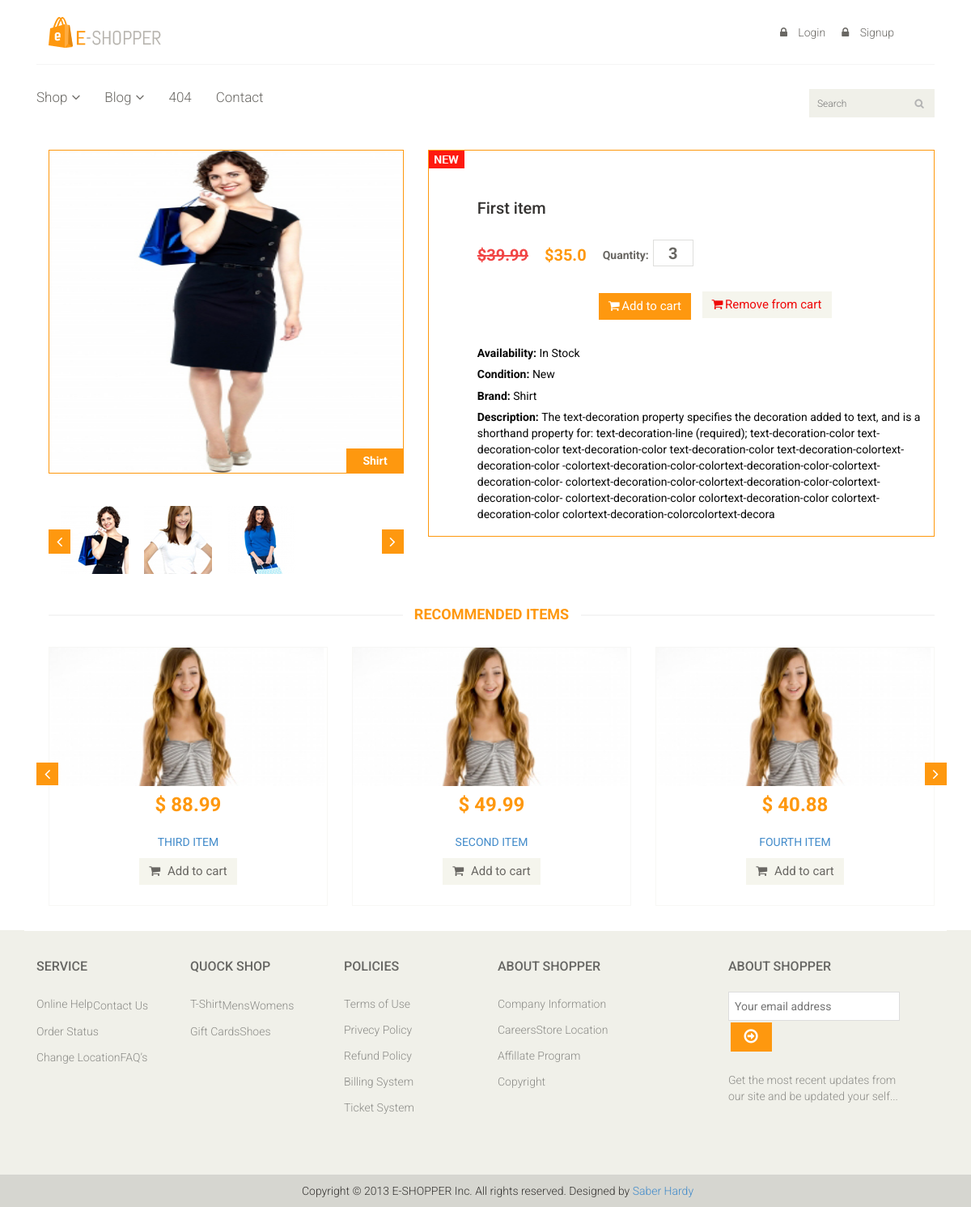
Page /detail/test-product-1/ on the committed database.
### eshop_app/models.py (models this page shows, shortened)
class Item(models.Model):
    title = models.CharField(max_length=100)
    price = models.FloatField()
    discount_price = models.FloatField(blank=True, null=True)
    category = models.CharField(max_length=100, choices=CATEGORY_CHOICES)
    label = models.CharField(max_length=100, choices=LABEL_CHOICES)
    slug = models.SlugField()
    description = models.TextField()
    def get_add_to_cart_url(self):
        return reverse("shopapp:add_to_cart", kwargs={
            'slug': self.slug
        })
    def get_remove_from_cart(self):
        return reverse("shopapp:remove_from_cart", kwargs={
            'slug': self.slug
        })

### eshop_app/views.py (the view)
# urls.py: path('detail/<str:slug>/', views.ItemDetailView.as_view(), name='product'),
class ItemDetailView(DetailView):
    model = Item
    template_name = 'eshop_app/product-details.html'
    def get_context_data(self, **kwargs):
        context = super(ItemDetailView, self).get_context_data(**kwargs)
        recommended_items = Item.objects.order_by('-title')[:3]
        context.update({
            'recommended_items': recommended_items
        })
        return context

### templates/eshop_app/product-details.html (shortened to what this page needs)
{% extends 'eshop_app/base.html' %}
{% load static %}
{% block content %}
    <section>
        <div class="container">
            <div class="row">
                <div class="col-sm-12 padding-right">
                    <div class="product-details">
                        <div class="col-sm-5">
                            <div class="view-product">
                                <img src="{% static 'images/product-details/1.jpg' %}" alt=""/>
                                <h3>{{ object.get_category_display }}</h3>
                            </div>
                            <div id="similar-product" class="carousel slide" data-ride="carousel">
                                <div class="carousel-inner">
                                    <div class="item active">
                                        <a href=""><img src="{% static 'images/product-details/similar1.jpg' %}" alt=""></a>
                                        <a href=""><img src="{% static 'images/product-details/similar2.jpg' %}" alt=""></a>
                                        <a href=""><img src="{% static 'images/product-details/similar3.jpg' %}" alt=""></a>
                                    </div>
                                </div>
                                <a class="left item-control" href="#similar-product" data-slide="prev">
                                    <i class="fa fa-angle-left"></i>
                                </a>
                                <a class="right item-control" href="#similar-product" data-slide="next">
                                    <i class="fa fa-angle-right"></i>
                                </a>
                            </div>
                        </div>
                        <div class="col-sm-7">
                            <div class="product-information">
                                <img src="{% static 'images/product-details/new.jpg' %}" class="newarrival" alt=""/>
                                <h2>{{ object.title|capfirst }}</h2>
                                <span>
                                   {% if item.discount_price %}
                                       <span class="line-throw">${{ item.price }}</span>
                                       <span>${{ item.discount_price }}</span>
                                   {% else %}
                                       <span>${{ item.price }}</span>
                                   {% endif %}
                                    <label>Quantity:</label><input type="text" value="3"/>
                                    <br>
                                    <br>
									<a href="{{ object.get_add_to_cart_url }}" type="button"
                                       class="btn btn-fefault cart">
										<i class="fa fa-shopping-cart mr-1"></i>Add to cart
									</a>
                                    <a href="{{ object.get_remove_from_cart }}" type="button"
                                       class="btn btn-danger remove_from_cart mt-3 ml-3">
										<i class="fa fa-shopping-cart mr-1"></i>Remove from cart
									</a>
								</span>
                                <p><b>Availability: </b> In Stock</p>
                                <p><b>Condition: </b> New</p>
                                <p><b>Brand: </b> {{ object.get_category_display }}</p>
                                <p><b>Description: </b>{{ object.description|slice:850 }}
                                </p>
                            </div>
                        </div>
                    </div>
                    <div class="recommended_items">
                        <h2 class="title text-center">Recommended items</h2>
                        <div id="recommended-item-carousel" class="carousel slide" data-ride="carousel">
                            <div class="carousel-inner">
                                <div class="item active">
                                    {% for item in recommended_items %}
                                        <div class="col-sm-4">
                                            <div class="product-image-wrapper">
                                                <div class="single-products">
                                                    <div class="productinfo text-center">
                                                        <img src="{% static 'images/home/recommend1.jpg' %}" alt=""/>
                                                        <h2>${% if item.discount_price %}
                                                            {{ item.discount_price }}
                                                        {% else %}
                                                            {{ item.price }}
                                                        {% endif %}
                                                        </h2>
                                                        <p>{{ item.title|upper }}</p>
                                                        <a href="{% url 'shopapp:add_to_cart' item.slug %}" type="button" class="btn btn-default add-to-cart">
                                                            <i class="fa fa-shopping-cart"></i>
                                                            Add to cart
                                                        </a>
                                                    </div>
                                                </div>
                                            </div>
                                        </div>
                                    {% endfor %}
                                </div>
                            </div>
                            <a class="left recommended-item-control" href="#recommended-item-carousel"
                               data-slide="prev">
                                <i class="fa fa-angle-left"></i>
                            </a>
                            <a class="right recommended-item-control" href="#recommended-item-carousel"
                               data-slide="next">
                                <i class="fa fa-angle-right"></i>
                            </a>
                        </div>
                    </div>
                </div>
            </div>
        </div>
    </section>
{% endblock %}

### static/css/main.css (style rules this page uses)
body { font-family: 'Roboto', sans-serif; position: relative; font-weight: 400px; }
a { -webkit-transition: 300ms; transition: 300ms; }
h1, h2, h3, h4, h5, h6 { font-family: 'Roboto', sans-serif; }
.item { padding-left: 100px; }
.item h2 { color: #363432; font-family: 'Roboto', sans-serif; font-size: 28px; font-weight: 700; margin-bottom: 22px; margin-top: 10px; }
.item p { color: #363432; font-size: 16px; font-weight: 300; font-family: 'Roboto', sans-serif; }
.right { right: 0; }
.left-sidebar h2:after, h2.title:after { content: " "; position: absolute; border: 1px solid #f5f5f5; bottom: 8px; left: 0; width: 100%; height: 0; z-index: -2; }
h2.title:before { content: " "; position: absolute; background: #fff; bottom: -6px; width: 220px; height: 30px; z-index: -1; left: 50%; margin-left: -110px; }
.padding-right { padding-right: 0; }
h2.title { color: #FE980F; font-family: 'Roboto', sans-serif; font-size: 18px; font-weight: 700; margin: 0 15px; text-transform: uppercase; margin-bottom: 30px; position: relative; }
.product-image-wrapper { border: 1px solid #F7F7F5; overflow: hidden; margin-bottom: 30px; }
.single-products { position: relative; }
.single-products p { position: relative; color: #2a6496; }
.productinfo h2 { color: #FE980F; font-family: 'Roboto', sans-serif; font-size: 24px; font-weight: 700; }
.productinfo p { font-family: 'Roboto', sans-serif; font-size: 14px; font-weight: 400; color: #428bca; }
.productinfo img { width: 100%; }
.productinfo { position: relative; color: #428bca; }
.add-to-cart { background: #F5F5ED; border: 0 none; border-radius: 0; color: #696763; font-family: 'Roboto', sans-serif; font-size: 15px; margin-bottom: 25px; }
.remove_from_cart { background: #F5F5ED; border: 0 none; border-radius: 0; color: #ef0909; font-family: 'Roboto', sans-serif; font-size: 15px; margin-bottom: 25px; }
.add-to-cart i { margin-right: 5px; }
.recommended_items { overflow: hidden; }
#recommended-item-carousel .carousel-inner .item { padding-left: 0; }
.recommended-item-control { position: absolute; top: 41%; }
.recommended-item-control i { background: none repeat scroll 0 0 #FE980F; color: #FFFFFF; font-size: 20px; padding: 4px 10px; }
.product-details { overflow: hidden; }
#similar-product { margin-top: 40px; }
.product-details { margin-bottom: 40px; overflow: hidden; margin-top: 10px; }
.view-product { position: relative; }
.view-product img { border: 1px solid #fe980d; height: 400px; width: 100%; }
.view-product h3 { background: #FE980F; bottom: 0; color: #FFFFFF; font-family: 'Roboto', sans-serif; font-size: 14px; font-weight: 700; margin-bottom: 0; padding: 8px 20px; position: absolute; right: 0; }
#similar-product .carousel-inner .item { padding-left: 0px; }
#similar-product .carousel-inner .item img { display: inline-block; margin-left: 15px; }
.item-control { position: absolute; top: 35%; }
.item-control i { background: #FE980F; color: #FFFFFF; font-size: 20px; padding: 5px 10px; }
.product-information { border: 1px solid #fe980d; overflow: hidden; padding-bottom: 10px; padding-left: 60px; padding-top: 60px; position: relative; }
.newarrival { position: absolute; top: 0; left: 0 }
.product-information h2 { color: #363432; font-family: 'Roboto', sans-serif; font-size: 20px; margin-top: 0; }
.product-information p { color: #070707; font-family: 'Roboto', sans-serif; margin-bottom: 6.5px; }
.product-information span { display: inline-block; margin-bottom: 8px; margin-top: 18px; }
.product-information span .line-throw { text-decoration: line-through; color: #f14646; }
.product-information span span { color: #FE980F; float: left; font-family: 'Roboto', sans-serif; font-size: 20px; font-weight: 700; margin-right: 20px; margin-top: 5px; }
.product-information span input { border: 1px solid #DEDEDC; color: #696763; font-family: 'Roboto', sans-serif; font-size: 20px; font-weight: 700; height: 33px; outline: medium none; text-align: center; width: 50px; }
.product-information span label { color: #696763; font-family: 'Roboto', sans-serif; font-weight: 700; margin-right: 5px; }
.cart { background: #FE980F; border: 0 none; border-radius: 0; color: #FFFFFF; font-family: 'Roboto', sans-serif; font-size: 15px; margin-bottom: 10px; margin-left: 150px; }

### rows in the picture
Item: category "Shirt", title "First item", price "39.99", discount_price "35.0", description "The text-decoration property specifies the decoration added to text, and is a shorthand property for: text-decoration-line (required); text-decoration-color text-decoration-color text-decoration-color text-decoration-color text-decoration-colortext-decoration-color -colortext-decoration-color-colortext-decoration-color-colortext-decoration-color- colortext-decoration-color-colortext-decoration-color-colortext-decoration-color- colortext-decoration-color colortext-decoration-color colortext-decoration-color colortext-decoration-colorcolortext-decora"
Item: discount_price "88.99", title "THIRD ITEM"
Item: price "49.99", title "SECOND ITEM"
Item: discount_price "40.88", title "FOURTH ITEM"
